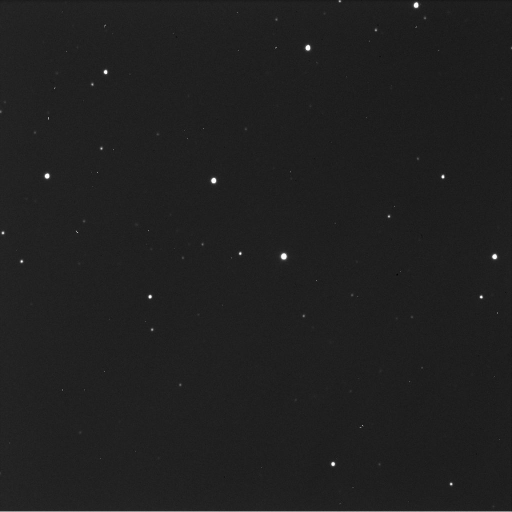
#> input picture Kalypso_843.JPG, 1024 x 1024 px (shown at 1/2 size)
$ python main.py
#> lines starting #> are read from the running program, lines starting #| are printed output that depends on the picture; after the words box and inside, x2 and y2 are one past the last pixel; in counts of white or black regions, pixels touching at a corner belong together
### traitement_image.py
from PIL import Image
import cv2
import numpy as np
import math
import sys
import random

from classes import *
from vizier import *


def detection_centre_etoiles(chemin_img):
	"""
	Détecte le centre des points sur l'image
	"""
#> called with chemin_img = 'Kalypso_843.JPG'
	centres_etoiles = []
	image = cv2.imread(chemin_img)
#> image is the input picture: shape (1024, 1024, 3); min 0, max 255, mean 32

	gray = cv2.cvtColor(image, cv2.COLOR_BGR2GRAY)
	edged = cv2.Canny(gray, 30, 200) # Canny edges
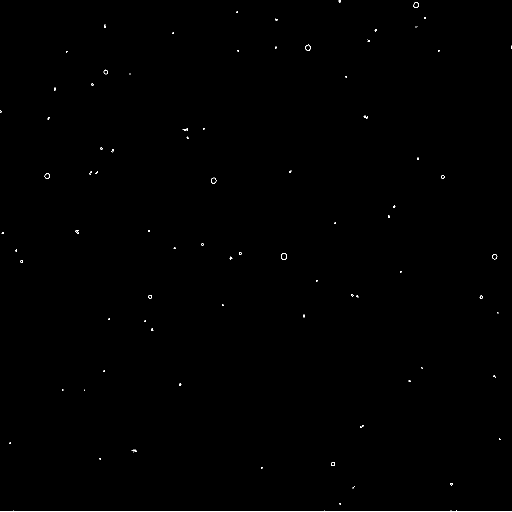
#> edged: shape (1024, 1024) (shown at 1/2 size); 0.2% white in thin lines or dots
	# Contours : https://docs.opencv.org/master/dd/d49/tutorial_py_contour_features.html
	contours, hierarchy = cv2.findContours(edged, cv2.RETR_EXTERNAL, cv2.CHAIN_APPROX_NONE)
#> contours = 87 contours, 76 with area under 20; largest, box (x1, y1, x2, y2) and area: (562, 506, 574, 519) 112, (422, 355, 433, 367) 85, (611, 89, 621, 101) 84, (827, 4, 837, 16) 84, (984, 508, 995, 519) 76

	aires, perimetres = [], []
	for contour in contours:
		aire = cv2.contourArea(contour)
		aires.append(aire)

		peri = cv2.arcLength(contour,True)
		perimetres.append(peri)

		if aire > 20 and peri < 100:
			M = cv2.moments(contour)
			cx = int(M['m10']/M['m00'])
			cy = int(M['m01']/M['m00'])

			centres_etoiles.append(Point(cx, cy))
#> this loop made 87 passes
#> (aire, peri, cx, cy) on passes 7, 28, 30, 36, 37, 48, 49, 50: (42.5, 25.07, 665, 927), (22, 18.49, 962, 593), (32, 21.66, 299, 593), (76, 32.97, 988, 512), (112, 40.14, 567, 512), (85, 36.14, 426, 360), (27.5, 20.24, 885, 353), (74, 33.31, 93, 351)
#> (aire, peri, cx, cy) on passes 68, 74, 86: (45.5, 26.73, 210, 143), (84.5, 34.73, 615, 94), (84.5, 34.73, 831, 9)
#> after the loop, aires = 87 values, max 112 at index 36, min 0 at index 2, mean 12.38; centres_etoiles = 11 items; perimetres = 87 values, max 2241.8 at index 0, min 0 at index 14, mean 39.81
			# [6 lines of commented-out code are left out]


	return centres_etoiles


# [17 lines left out: function enregistre_paires_bases, not called in this run]

	# print(emplacement + "test/bases/" + str(k) +".png")

def creer_bases(centres_etoiles):
	"""Créé toutes les bases possibles en choisissant 3 points à partir de la liste des centres des étoiles"""
	bases = []

	for i in range(len(centres_etoiles)):
		for j in range(i+1, len(centres_etoiles)):
			for k in range(j+1, len(centres_etoiles)):
				point1 = centres_etoiles[i]
				point2 = centres_etoiles[j]
				point3 = centres_etoiles[k]

				x = point2.x - point1.x
				y = point2.y - point1.y
				vect1 = Vecteur(x, y, point_application=point1)

				x = point3.x - point1.x
				y = point3.y - point1.y
				vect2 = Vecteur(x, y, point_application=point1)

				bases.append(Base(vect1, vect2))

	return bases


def bases_qui_matchent(bases_img_aste, bases_img_ref):
	paires_de_bases = []  # Liste de bases qui fonctionnent : [[Base1, Base2], [...] ...]


	# Arrêt lorsque nb_max paires de bases qui fonctionnent ont été trouvées.
	# Mettre len(bases_img_aste)*len(bases_img_ref) pour qu'il y ait de limite
	nb_max = len(bases_img_aste)*len(bases_img_ref)
	nb_max = 2000

	i = 0
	while i < len(bases_img_aste) and len(paires_de_bases) < nb_max:
		base_img_aste = bases_img_aste[i]

		vect1_img_aste = base_img_aste.vect1
		vect2_img_aste = base_img_aste.vect2
		prod_scal_img_aste = calcul_produit_scalaire(vect1_img_aste, vect2_img_aste)
		angle_img_aste = calcul_angle(vect1_img_aste, vect2_img_aste)

		j = 0
		while j < len(bases_img_ref) and len(paires_de_bases) < nb_max:
			base_img_ref = bases_img_ref[j]

			vect1_img_ref = base_img_ref.vect1
			vect2_img_ref = base_img_ref.vect2
			prod_scal_img_ref = calcul_produit_scalaire(vect1_img_ref, vect2_img_ref)
			angle_img_ref = calcul_angle(vect1_img_ref, vect2_img_ref)

			coeff_vect_1 = vect1_img_aste.calcul_norme() / vect1_img_ref.calcul_norme()
			coeff_vect_2 = vect2_img_aste.calcul_norme() / vect2_img_ref.calcul_norme()

			if abs(angle_img_aste - angle_img_ref) < 0.01 and abs(coeff_vect_2 - coeff_vect_1) < 0.01:
				paires_de_bases.append([base_img_aste, base_img_ref])
			j += 1
		i += 1

	return paires_de_bases


# [70 lines left out: functions lie_position_etoile, identifie_asteroide, not called in this run]


# [3 lines that do not run on import are left out]

### classes.py
import numpy as np
import sys


class Point():
	"""Point représenté par 2 coordonnées"""
	def __init__(self, x, y):
		self.x = x
		self.y = y
		self.affichage = f"Point(x={self.x}, y={self.y})"

	def couple(self):
		return (self.x, self.y)

	def __str__(self):
		return self.affichage

	def __repr__(self):
		return self.affichage


class Vecteur():
	"""Vecteur représenté par ses coordonnées x, y et son point d'application"""
	def __init__(self, x, y, point_application):
		self.x = x
		self.y = y
		self.point_appli = point_application
		self.point_arrivee = self.calcul_point_arrivee()
		self.affichage = f"Vecteur(x={self.x}, y={self.y}, appli=Point(x={self.point_appli.x}, y={self.point_appli.y}))"

	def __str__(self):
		return self.affichage

	def __repr__(self):
		return self.affichage

	def calcul_norme(self):
		return np.sqrt(self.x**2 + self.y **2)

	def calcul_point_arrivee(self):
		arrivee_x = self.x + self.point_appli.x
		arrivee_y = self.y + self.point_appli.y
		return Point(arrivee_x, arrivee_y)


class Base():
	"""Base contenant 2 vecteurs"""
	def __init__(self, vect1, vect2):
		self.vect1 = vect1
		self.vect2 = vect2
		self.point_commun = vect1.point_appli
		self.affichage = f"Base(vect1={self.vect1}, vect2={self.vect2})"

	def __str__(self):
		return self.affichage

	def __repr__(self):
		return self.affichage


class Coordonnees():
	"""Coordonnées dans le ciel"""
	# [5 lines left out: function __init__, not called in this run]

	def __str__(self):
		return self.affichage

	def __repr__(self):
		return self.affichage

	def convertir():
		pass


# [11 lines of commented-out code are left out]


class Etoile():
	# [5 lines left out: function __init__, not called in this run]

	def __str__(self):
		return self.affichage

	def __repr__(self):
		return self.affichage


class ImageBase():
	"""Coordonnées dans le ciel"""
	"""{"image":"53Kalypso_843.JPG", "ra":"23:54:46.0842", "dec":"-5:43:01.180", "px_asteroide":(566, 512)}"""
	def __init__(self, chemin_image, ra, dec):
		self.chemin_image = chemin_image
		self.ra = ra
		self.dec = dec
		self.string = f"{self.ra} {self.dec}"

		self.affichage = f"ImageBase(chemin_image={self.chemin_image}, ra={self.ra}, dec={self.dec})"

	def __str__(self):
		return self.affichage

	def __repr__(self):
		return self.affichage


class ImageReference(ImageBase):
	def __init__(self, chemin_image, ra, dec, taille):
		super().__init__(chemin_image, ra, dec)
		self.taille = taille # En arcmin

		self.affichage = f"ImageReference(chemin_image={self.chemin_image}, ra={self.ra}, dec={self.dec}, \
taille={self.taille})"


class ImageAsteroide(ImageBase):
	def __init__(self, chemin_image, ra, dec, px_asteroide):
		super().__init__(chemin_image, ra, dec)
		self.px_asteroide = Point(px_asteroide[0], px_asteroide[1])

		self.affichage = f"ImageAsteroide(chemin_image={self.chemin_image}, ra={self.ra}, dec={self.dec}, \
px_asteroide={self.px_asteroide})"


def calcul_produit_scalaire(vect1, vect2):
	prod_scal = vect1.x*vect2.x + vect1.y*vect2.y
	return prod_scal


def calcul_angle(vect1, vect2):
	prod_scal = calcul_produit_scalaire(vect1, vect2)
	norme_vect1 = vect1.calcul_norme()
	norme_vect2 = vect2.calcul_norme()
	return np.arccos(prod_scal/(norme_vect1*norme_vect2))

### vizier.py
from astroquery.vizier import Vizier # pip install --pre astroquery
import astropy.coordinates as coord
import astropy.units as u

from classes import *


def recup_coo_etoiles_vizier(coo_centre_image):
	# Renvoie : [{'ra': 358.583614, 'dec': -5.832439}, ...]
	# http://simbad.u-strasbg.fr/simbad/sim-coo?Coord=23+54+46+-05+43+00+&CooFrame=FK5&CooEpoch=2000&CooEqui=2000&CooDefinedFrames=none&Radius=15&Radius.unit=arcmin&submit=submit+query&CoordList=
	# https://astroquery.readthedocs.io/en/latest/vizier/vizier.html
	v = Vizier(column_filters={"Rmag":"<17"})

	try:
		result = v.query_region(coord.SkyCoord(coo_centre_image, unit=(u.hourangle, u.deg)
			, frame='icrs'),
			width="15m", catalog=["USNO-A2.0"])
	except Exception as e:
		print(e)
		sys.exit(0)

	coo_etoiles = []
	for i in result["I/252/out"]:
		coo_etoiles.append(Coordonnees(ra=i["RAJ2000"], dec=i["DEJ2000"]))

	return coo_etoiles


# [6 lines left out: function convertir_coo, not called in this run]


# [3 lines that do not run on import are left out]

### main.py
from PIL import Image
import cv2
import numpy as np
import math
import sys
import random

from classes import *
from vizier import *
from traitement_image import *


def main():

	img_reference = ImageReference(chemin_image="kalypso_ref.png", ra="23:54:50", dec="-05:43:00", taille=15)

	liste_images = [
	ImageAsteroide(chemin_image="Kalypso_843.JPG", ra="23:54:46.0842", dec="-5:43:01.180", px_asteroide=(566, 512)),
	ImageAsteroide(chemin_image="Kalypso_846.JPG", ra="23:54:45.8881", dec="-5:43:02.876", px_asteroide=(566, 512))
	]

	for img_asteroide in liste_images:
		print("-------")
		print(img_asteroide.chemin_image, img_asteroide.ra, img_asteroide.dec)

		centres_img_aste = detection_centre_etoiles(img_asteroide.chemin_image)
#> centres_img_aste = 11 items
		centres_img_ref = detection_centre_etoiles(img_reference.chemin_image)
#> call 2 of detection_centre_etoiles, with chemin_img = 'kalypso_ref.png'
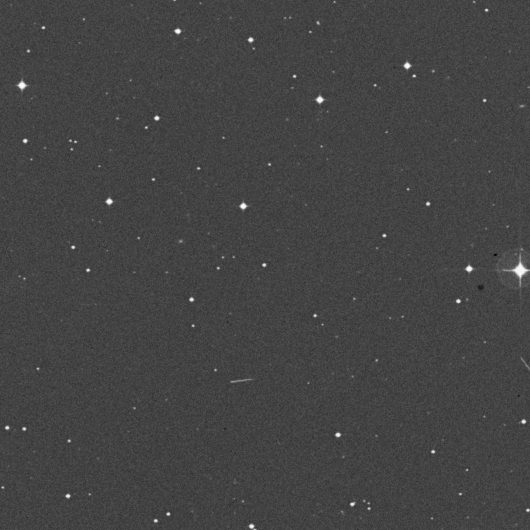
#> input picture kalypso_ref.png, 530 x 530 px
#> in detection_centre_etoiles, image is the input picture: shape (530, 530, 3); min 0, max 253, mean 67.8
#> in detection_centre_etoiles (call 2), `edged = cv2.Canny(gray, 30, 200)`:
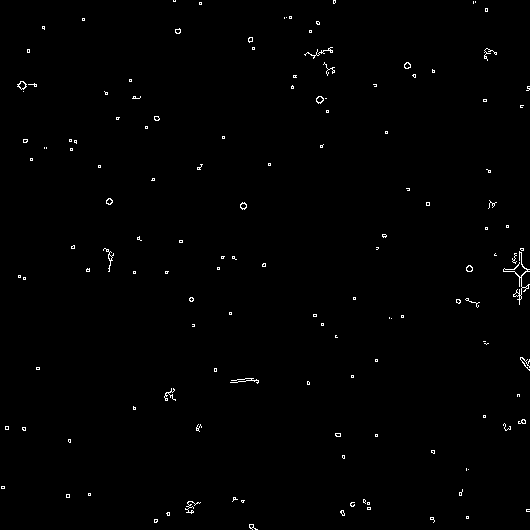
#> edged: shape (530, 530); 0.68% white in thin lines or dots
#> in detection_centre_etoiles (call 2), `contours, hierarchy = cv2.findContours(edged, cv2.RETR_EXTERNAL, cv2.C..`: contours = 138 contours, 129 with area under 20; largest, box (x1, y1, x2, y2) and area: (503, 251, 530, 305) 59, (17, 81, 27, 90) 46, (316, 96, 324, 104) 38, (240, 202, 247, 210) 32, (466, 265, 473, 272) 31
#> the loop in detection_centre_etoiles (call 2), `for contour in contours:` made 138 passes
#> (aire, peri, cx, cy) on passes 62, 70, 79, 81, 105, 113, 118: (31, 20.49, 469, 268), (24.5, 80.18, 109, 257), (32, 22.97, 243, 205), (28.5, 19.9, 108, 201), (37.5, 23.56, 319, 99), (45.5, 30.04, 21, 84), (30, 20.49, 406, 65)
#> (aire, peri) on passes 1 to 6: (15, 27.31), (8.5, 11.41), (6, 17.66), (4, 8), (7, 10.83), (13, 15.66)
#> after the loop in detection_centre_etoiles (call 2), `for contour in contours:`: aires = 138 values, max 59 at index 67, min 0 at index 18, mean 7.01; centres_etoiles = 7 items; perimetres = 138 values, max 312.5 at index 67, min 0 at index 18, mean 18.56
#> centres_img_ref = 7 items

		bases_img_aste = creer_bases(centres_img_aste)
#> the loop in creer_bases, `for i in range(len(centres_etoiles)):` made 11 passes
		bases_img_ref = creer_bases(centres_img_ref)
#> the loop in creer_bases (call 2), `for i in range(len(centres_etoiles)):` made 7 passes

		paires_bases = bases_qui_matchent(bases_img_aste, bases_img_ref) # [[base_img_aste1, base_img_ref1],...]

		# enregistre_paires_bases(paires_bases, img_asteroide.chemin_image, img_reference.chemin_image)

		paire_base = paires_bases[0]


		centres_etoiles_img_ref = [paire_base[1].point_commun, paire_base[1].vect1.point_arrivee,
			paire_base[1].vect2.point_arrivee]


		centres_etoiles_img_aste = [paire_base[0].point_commun, paire_base[0].vect1.point_arrivee,
			paire_base[0].vect2.point_arrivee]

		position_etoile_img_ref = lie_position_etoile(centres_etoiles_img_ref,
			recup_coo_etoiles_vizier((img_reference.string))
			,img_reference)


		# On ne récupère que 2 étoiles
		position_etoile_img_ref = position_etoile_img_ref[:2]


		position_etoile_img_aste = []
		for i in range(len(position_etoile_img_ref)):
			coo_img = position_etoile_img_ref[i].coo_img
			coo_reelles = position_etoile_img_ref[i].coo_reelles

			index_etoile = centres_etoiles_img_ref.index(coo_img)

			position_etoile_img_aste.append(Etoile(coo_img=centres_etoiles_img_aste[index_etoile],
				coo_reelles=coo_reelles))


		px_asteroide_img_aste = identifie_asteroide(centres_img_aste, img_asteroide.px_asteroide)


		"""
		On calcule combien fait 1 pixel en ra et en dec
		On on calcule la position de l'astéroide avec 1 des 2 étoiles
		"""
		etoile1, etoile2 = position_etoile_img_aste[:2]

		etoile1_ra, etoile1_dec = etoile1.coo_reelles.ra, etoile1.coo_reelles.dec
		etoile2_ra, etoile2_dec = etoile2.coo_reelles.ra, etoile2.coo_reelles.dec

		etoile1_x, etoile1_y = etoile1.coo_img.x, etoile1.coo_img.y
		etoile2_x, etoile2_y = etoile2.coo_img.x, etoile2.coo_img.y

		distance_etoiles_1_2 = ( ((etoile1_x - etoile2_x))**2 + ((etoile1_y - etoile2_y))**2 )**(1/2)


		# Taille 1 pixel :
		pixel_x = (etoile2_ra - etoile1_ra) / (etoile2_x - etoile1_x) # 1 pixel = X ra
		pixel_y = (etoile2_dec - etoile1_dec) / (etoile2_y - etoile1_y)

		xa, ya = px_asteroide_img_aste.x, px_asteroide_img_aste.y
		distance_x = xa - etoile1_x
		distance_y = ya - etoile1_y


		coo_reelles_asteroide = str(distance_x*pixel_x + etoile1_ra) + " " + str(distance_y*pixel_y + etoile1_dec)


		coo_reelles_asteroide = coord.SkyCoord(coo_reelles_asteroide, unit=(u.deg, u.deg))
		# print(coo_reelles_asteroide)

		ra, dec = coo_reelles_asteroide.ra.to_string(unit=u.hourangle), coo_reelles_asteroide.dec.to_string(unit=u.deg)
		print(ra, dec)


if __name__ == '__main__':
	main()
#> (the call stopped at in recup_coo_etoiles_vizier, `v = Vizier(column_filters={"Rmag":"<17"})`: astroquery is not available in this run)
